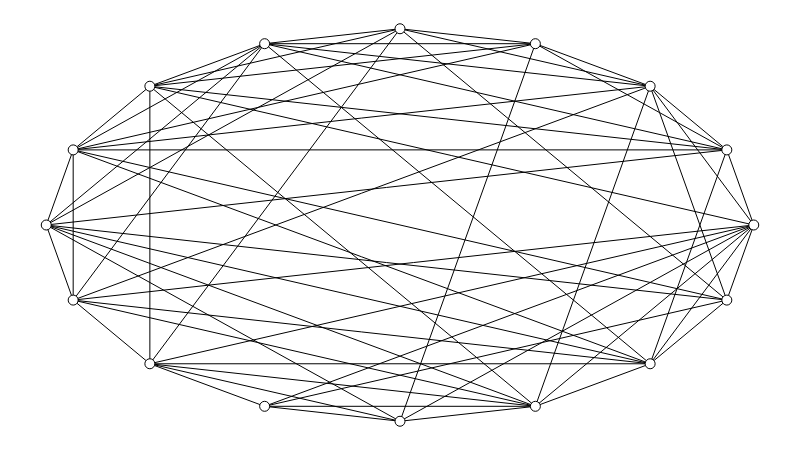

Here is the notebook cell this chart was saved with:
### Markdown cell above
Xi, o comprimento médio cresce quase linearmente em função do número de nós... ou seja, a estrutura de árvore não parece modelar um pequeno mundo em redes maiores.

As duplas Sabrina/Leo e Ale/Paulo pensaram em uma proposta alternativa: um anel de nós com "atalhos" adicionados especificamente para encurtar os caminhos. Esse tipo de aresta, que "atravessa" um circuito, é conhecido como *corda*.

A função abaixo constrói uma rede desse tipo, mas com uma restrição: além do número de nós, ela exige que você especifique qual é o *grau médio* que o grafo deve ter. O *grau* de um nó é o número de arestas que estão ligadas a ele, portanto, o grau médio é proporcional à *densidade* do grafo, ou seja, ao número total de arestas.

Por que estamos impondo essa restrição? Para evitar uma "segunda trapaça": queremos uma caracterização *estrutural* de pequeno mundo, que permita comparar grafos com *mesmo número de nós* e *mesma densidade*. Essa proposta de anel com cordas só pode ser considerada promissora se parar em pé sem o "migué" de ficarmos adicionando atalhos à vontade até os caminhos ficarem curtos o suficiente.

### Code cell
def chorded_ring(num_nodes, avg_degree):

    # Gera um grafo circular.
    g = nx.cycle_graph(num_nodes)

    # Prepara uma lista de pares de nós para sorteio.
    edges = [(n, m) for n, m in combinations(g.nodes, 2)]
    shuffle(edges)

    # Calcula limite de arestas a partir do grau médio.
    # Você consegue enxergar porque essa relação vale?
    max_edges = int((num_nodes * avg_degree) / 2 + 0.5)

    # Para cada par de nós sorteado...
    for n, m in edges:

        # ...se a aresta correspondente não existe...
        if not g.has_edge(n, m):

            # ...cria a aresta, ou seja, adiciona o "atalho"...
            g.add_edge(n, m)

            # ... e, se atingir o limite, para.
            if g.number_of_edges() == max_edges:
                break

    return g


# Gera um anel com cordas.
g = chorded_ring(NUM_NODES, AVG_DEGREE)

# Atribui posições aos nós.
sn.set_circle_positions(g)

# Mostra o grafo.
show_graph(g)

### Figure 1 — Plotly figure (JSON) as saved in the notebook; plotly's stock layout.template omitted (floating-point values rounded to 4 significant figures; data arrays with more than 128 entries replaced by an {"elided": "..."} marker saying what was removed)
{"data": [{"hoverinfo": "none", "line": {"color": "rgb(0, 0, 0)", "width": 1}, "mode": "lines", "type": "scatter", "uid": "0d741950-a9f9-11e8-a2af-0a0095515601", "x": {"elided": "192 float values"}, "y": {"elided": "192 float values"}}, {"hoverinfo": "none", "marker": {"color": "rgb(255, 255, 255)", "line": {"color": "rgb(0, 0, 0)", "width": 1}, "size": 10}, "mode": "markers+text", "text": [], "textfont": {"color": "rgb(0, 0, 0)"}, "textposition": "middle center", "type": "scatter", "uid": "0d741aae-a9f9-11e8-a2af-0a0095515601", "x": [1, 0.9619, 0.8536, 0.6913, 0.5, 0.3087, 0.1464, 0.03806, 0, 0.03806, 0.1464, 0.3087, 0.5, 0.6913, 0.8536, 0.9619], "y": [0.5, 0.6913, 0.8536, 0.9619, 1, 0.9619, 0.8536, 0.6913, 0.5, 0.3087, 0.1464, 0.03806, 0, 0.03806, 0.1464, 0.3087]}], "layout": {"height": 450, "margin": {"b": 0, "l": 0, "r": 0, "t": 0}, "showlegend": false, "width": 800, "xaxis": {"showgrid": false, "showticklabels": false, "zeroline": false}, "yaxis": {"showgrid": false, "showticklabels": false, "zeroline": false}}}
